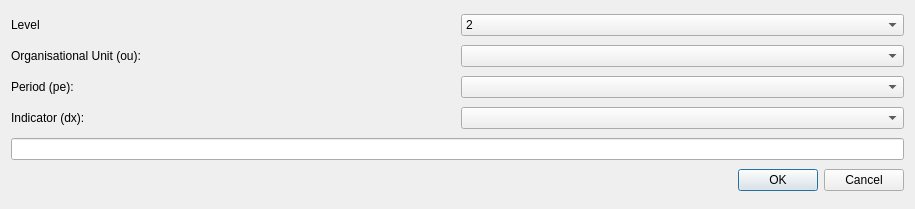
<?xml version="1.0" encoding="UTF-8"?>
<ui version="4.0">
 <class>DHIS2DataFetcherDialogBase</class>
 <widget class="QDialog" name="DHIS2DataFetcherDialogBase">
  <property name="geometry">
   <rect>
    <x>0</x>
    <y>0</y>
    <width>915</width>
    <height>209</height>
   </rect>
  </property>
  <property name="windowTitle">
   <string>DHIS2 Data Fetcher</string>
  </property>
  <layout class="QGridLayout" name="gridLayout">
   <item row="3" column="0">
    <widget class="QLabel" name="label_3">
     <property name="text">
      <string>Indicator (dx):</string>
     </property>
    </widget>
   </item>
   <item row="2" column="1">
    <widget class="QComboBox" name="cb_pe"/>
   </item>
   <item row="1" column="0">
    <widget class="QLabel" name="label">
     <property name="text">
      <string>Organisational Unit (ou):</string>
     </property>
    </widget>
   </item>
   <item row="3" column="1">
    <widget class="QComboBox" name="cb_dx"/>
   </item>
   <item row="1" column="1">
    <widget class="QComboBox" name="cb_ou"/>
   </item>
   <item row="6" column="0" colspan="2">
    <widget class="QDialogButtonBox" name="button_box">
     <property name="orientation">
      <enum>Qt::Horizontal</enum>
     </property>
     <property name="standardButtons">
      <set>QDialogButtonBox::Cancel|QDialogButtonBox::Ok</set>
     </property>
    </widget>
   </item>
   <item row="4" column="0" colspan="2">
    <widget class="QLineEdit" name="le_url"/>
   </item>
   <item row="2" column="0">
    <widget class="QLabel" name="label_2">
     <property name="text">
      <string>Period (pe):</string>
     </property>
    </widget>
   </item>
   <item row="0" column="0">
    <widget class="QLabel" name="label_4">
     <property name="text">
      <string>Level</string>
     </property>
    </widget>
   </item>
   <item row="0" column="1">
    <widget class="QComboBox" name="cb_level">
     <item>
      <property name="text">
       <string>2</string>
      </property>
     </item>
     <item>
      <property name="text">
       <string>3</string>
      </property>
     </item>
     <item>
      <property name="text">
       <string>4</string>
      </property>
     </item>
    </widget>
   </item>
  </layout>
 </widget>
 <resources/>
 <connections>
  <connection>
   <sender>button_box</sender>
   <signal>accepted()</signal>
   <receiver>DHIS2DataFetcherDialogBase</receiver>
   <slot>accept()</slot>
   <hints>
    <hint type="sourcelabel">
     <x>20</x>
     <y>20</y>
    </hint>
    <hint type="destinationlabel">
     <x>20</x>
     <y>20</y>
    </hint>
   </hints>
  </connection>
  <connection>
   <sender>button_box</sender>
   <signal>rejected()</signal>
   <receiver>DHIS2DataFetcherDialogBase</receiver>
   <slot>reject()</slot>
   <hints>
    <hint type="sourcelabel">
     <x>20</x>
     <y>20</y>
    </hint>
    <hint type="destinationlabel">
     <x>20</x>
     <y>20</y>
    </hint>
   </hints>
  </connection>
 </connections>
</ui>
